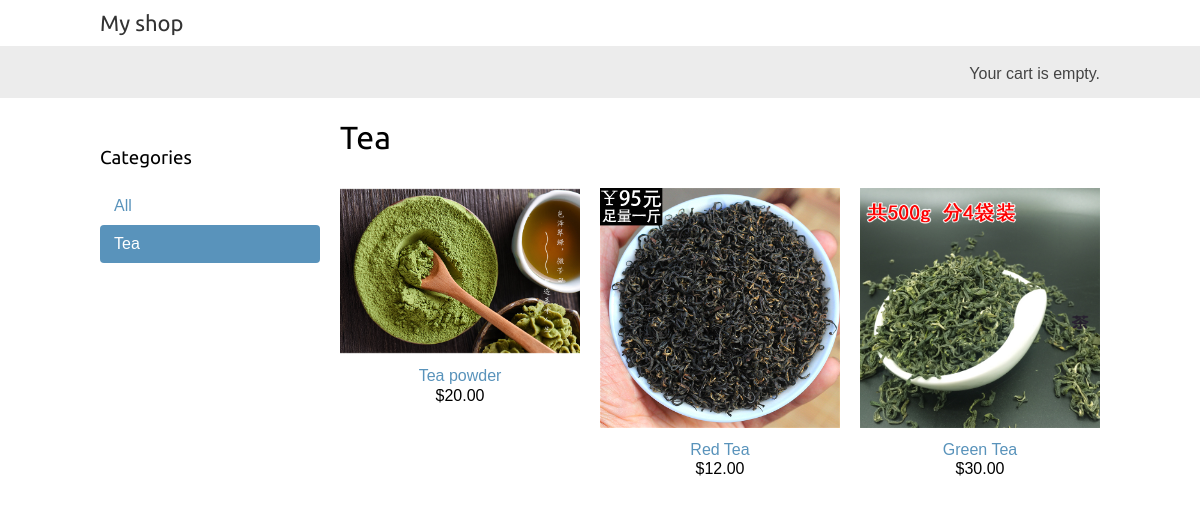
Page /tea/ on the committed database.
### shop/models.py (models this page shows, shortened)
class Category(models.Model):
    name = models.CharField(max_length=200, db_index=True)
    slug = models.SlugField(max_length=200, db_index=True, unique=True)
    class Meta:
        ordering = ('name',)
        verbose_name = 'category'
        verbose_name_plural = 'categories'
    def get_absolute_url(self):
        return reverse('shop:product_list_by_category', args=[self.slug])

class Product(models.Model):
    category = models.ForeignKey(Category, related_name='products')
    name = models.CharField(max_length=200, db_index=True)
    slug = models.SlugField(max_length=200, db_index=True)
    image = models.ImageField(upload_to='products/%Y/%m/%d', blank=True)
    description = models.TextField(blank=True)
    price = models.DecimalField(max_digits=10, decimal_places=2)
    stock = models.PositiveIntegerField()
    available = models.BooleanField(default=True)
    created = models.DateTimeField(auto_now_add=True)
    updated = models.DateTimeField(auto_now=True)
    class Meta:
        ordering = ('-created',)
        index_together = (('id', 'slug'),)
    def get_absolute_url(self):
        return reverse('shop:product_detail', args=[self.id, self.slug])

### shop/views.py (the view)
# urls.py: url(r'^(?P<category_slug>[-\w]+)/$', views.product_list, name='product_list_by_category'),
def product_list(request, category_slug=None):
    category = None
    categories = Category.objects.all()
    products = Product.objects.filter(available=True)
    if category_slug:
        category = get_object_or_404(Category, slug=category_slug)
        products = products.filter(category=category)
    return render(request, 'shop/product/list.html', {'category': category,
                                                      'categories': categories,
                                                      'products': products})

### cart/cart.py (called while the page is built)
    def __len__(self):
        return sum(item['quantity'] for item in self.cart.values())

### cart/context_processors.py (called while the page is built)
def cart(request):
    return {'cart': Cart(request) }

### shop/templates/shop/product/list.html (shortened to what this page needs)
{% extends "shop/base.html" %}
{% load static %}
{% block content %}
{% load thumbnail %}
<div id="sidebar">
    <h3>Categories</h3>
    <ul>
        <li {% if not category %}class="selected" {% endif %}>
            <a href="{% url "shop:product_list" %}">All</a>
        </li>
        {% for c in categories %}
        <li {% if category.slug == c.slug %}class="selected" {% endif %}>
            <a href="{{ c.get_absolute_url }}">{{ c.name }}</a>
        </li>
        {% endfor %}
    </ul>
</div>
<div id="main" class="product-list">
    <h1>{% if category %}{{ category.name }}{% else %}Products{% endif %}</h1>
    {% for product in products %}
    <div class="item">
        {% thumbnail product.image "150" as im %}
            <a href="{{ product.get_absolute_url }}">
                <img src="{% if product.image %}{{ im.url }}{%else %}{% static "img/no_image.png" %}{% endif %}">
            </a>
        {% endthumbnail %}
        <a href="{{ product.get_absolute_url }}">{{ product.name }}</a><br>
        ${{ product.price }}
    </div>
    {% endfor %}
</div>
{% endblock %}

### shop/static/css/base.css (style rules this page uses)
body { margin:0; padding:0; font-family:helvetica, sans-serif; }
h1, h2, h3, h4, h5 , h6 { font-family: 'Ubuntu', sans-serif; font-weight:normal; }
a { text-decoration:none; color:#5993bb; }
#sidebar { width:220px; padding:30px 20px 0 0; float:left; }
#sidebar ul { margin:0; padding:0; }
#sidebar ul li { margin:0; list-style:none; padding:10px 14px; }
#sidebar ul li a { display:block; }
#sidebar ul li.selected { background:#5993bb; border-radius:4px; }
#sidebar ul li.selected a { color:#fff; }
#main { float:left; width: 96%; margin-right:-220px; overflow:hidden; }
.product-list .item { width:25%; padding:10px 20px 10px 0; float:left; text-align:center; line-height:1.2; }
.product-list .item img { width:100%; margin-bottom:8px; }

### rows in the picture
Category: name "Tea"
Product: shows a picture, name "Tea powder", price "20.00"
Product: shows a picture, name "Red Tea", price "12.00"
Product: shows a picture, name "Green Tea", price "30.00"
